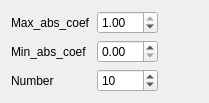
             <widget class="QWidget" name="to_distancecorrelation">
              <layout class="QGridLayout" name="gridLayout_2">
               <item row="2" column="0">
                <widget class="QLabel" name="label_22">
                 <property name="text">
                  <string>Number</string>
                 </property>
                </widget>
               </item>
               <item row="2" column="1">
                <widget class="QSpinBox" name="spinBox_distancecorrelation_num">
                 <property name="maximum">
                  <number>10000</number>
                 </property>
                 <property name="singleStep">
                  <number>5</number>
                 </property>
                 <property name="value">
                  <number>10</number>
                 </property>
                </widget>
               </item>
               <item row="0" column="1">
                <widget class="QDoubleSpinBox" name="doubleSpinBox_distancecorrelation_maxabscoef">
                 <property name="maximum">
                  <double>1.000000000000000</double>
                 </property>
                 <property name="singleStep">
                  <double>0.100000000000000</double>
                 </property>
                 <property name="value">
                  <double>1.000000000000000</double>
                 </property>
                </widget>
               </item>
               <item row="0" column="0">
                <widget class="QLabel" name="label_23">
                 <property name="text">
                  <string>Max_abs_coef</string>
                 </property>
                </widget>
               </item>
               <item row="1" column="1">
                <widget class="QDoubleSpinBox" name="doubleSpinBox_distancecorrelation_minabscoef">
                 <property name="maximum">
                  <double>1.000000000000000</double>
                 </property>
                 <property name="singleStep">
                  <double>0.100000000000000</double>
                 </property>
                 <property name="value">
                  <double>0.000000000000000</double>
                 </property>
                </widget>
               </item>
               <item row="1" column="0">
                <widget class="QLabel" name="label_24">
                 <property name="text">
                  <string>Min_abs_coef</string>
                 </property>
                </widget>
               </item>
               <item row="0" column="2">
                <spacer name="horizontalSpacer_11">
                 <property name="orientation">
                  <enum>Qt::Horizontal</enum>
                 </property>
                 <property name="sizeHint" stdset="0">
                  <size>
                   <width>40</width>
                   <height>20</height>
                  </size>
                 </property>
                </spacer>
               </item>
              </layout>
             </widget>
